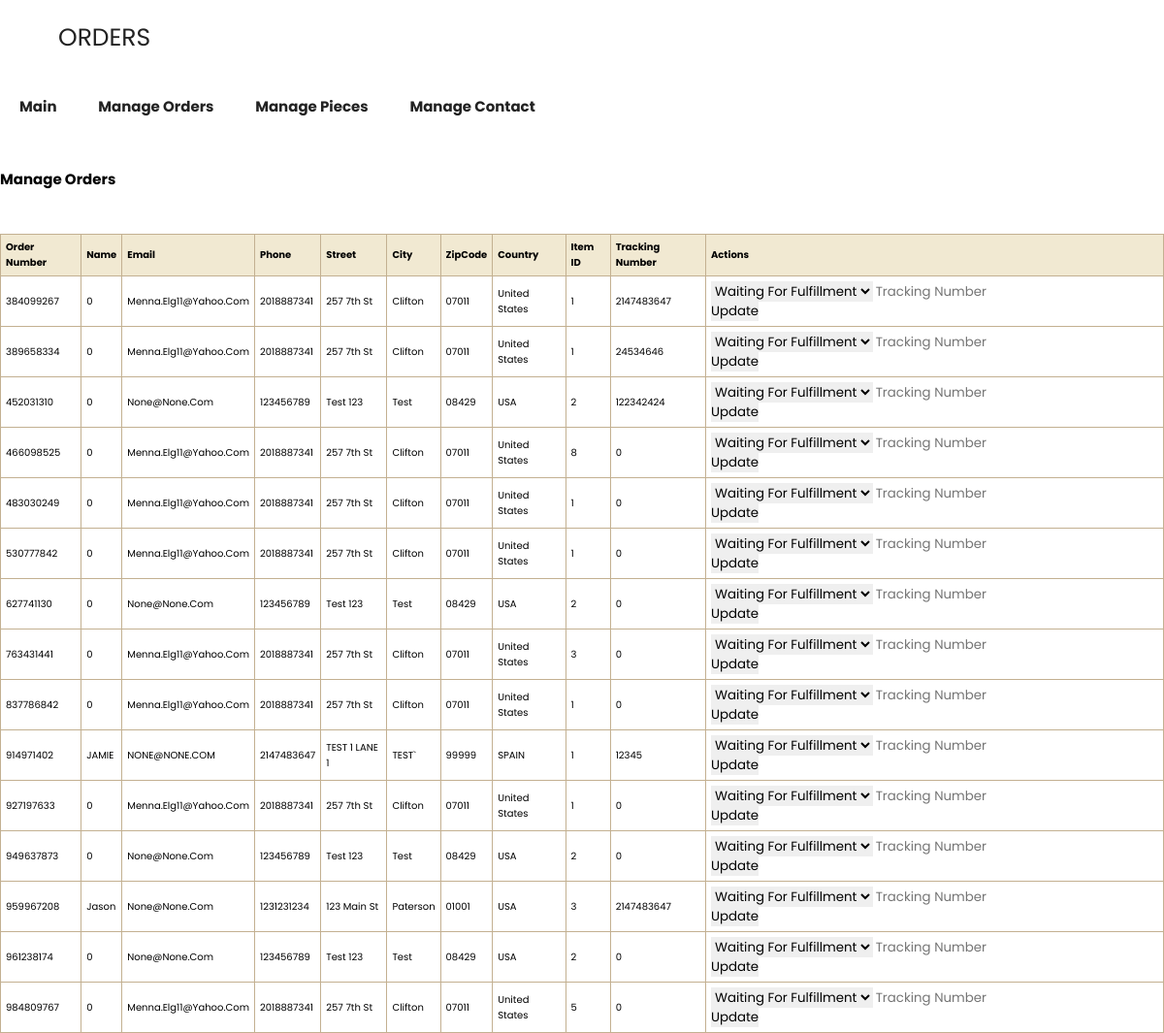
Page /Gallery/admin/manage_orders.php on the committed database.
### tables this page shows
CREATE TABLE `orders` (
  `order_number` int(11) NOT NULL,
  `name` varchar(50) NOT NULL,
  `email` text NOT NULL,
  `phone` int(11) NOT NULL,
  `street` text NOT NULL,
  `city` varchar(50) NOT NULL,
  `zip_code` varchar(50) NOT NULL,
  `country` varchar(50) NOT NULL,
  `card_type` varbinary(50) NOT NULL,
  `card_number` int(11) NOT NULL,
  `exp_date` int(10) NOT NULL,
  `cvv` int(5) NOT NULL,
  `item_id` int(11) NOT NULL,
  `tracking_number` int(11) NOT NULL
);

### Gallery/admin/manage_orders.php (the view, shortened to what this page needs)
<!DOCTYPE html>
<html lang="en">
<head>
    <link rel="stylesheet" href="../css/style.css">
</head>
<body>
<div>
<header>
<section class="header">
    <a href="admin.php" class="logo">ORDERS</a>
</header>
        <ul class="admin-nav">
            <li><a href="admin.php">Main</a></li>
            <li><a href="manage_orders.php">Manage Orders</a></li>
            <li><a href="manage_pieces.php">Manage Pieces</a></li>
            <li><a href="manage_contact.php">Manage Contact</a></li>
        </ul>
    </div>
    <br><br>
</body>
</html>
<?php
$servername = "localhost";
$username = "root";
$password = "";
$database = "shoppingcart";
try {
    $conn = new PDO("mysql:host=$servername;dbname=$database", $username, $password);
    $conn->setAttribute(PDO::ATTR_ERRMODE, PDO::ERRMODE_EXCEPTION);
} catch (PDOException $e) {
    echo "Connection failed: " . $e->getMessage();
    exit;
}
$stmt = $conn->query("SELECT * FROM orders");
$orders = $stmt->fetchAll(PDO::FETCH_ASSOC);
echo "<h2>Manage Orders</h2>";
echo "<table border='1' class='pieces-table'>";
echo "<tr>
<th>Order Number</th>
<th>Name</th>
<th>Email</th>
<th>Phone</th>
<th>Street</th>
<th>City</th>
<th>ZipCode</th>
<th>Country</th>
<th>Item ID</th>
<th>Tracking Number</th>
<th>Actions</th></tr>";
foreach ($orders as $order) {
    echo "<tr>";
    echo "<td>{$order['order_number']}</td>";
    echo "<td>{$order['name']}</td>";
    echo "<td>{$order['email']}</td>";
    echo "<td>{$order['phone']}</td>";
    echo "<td>{$order['street']}</td>";
    echo "<td>{$order['city']}</td>";
    echo "<td>{$order['zip_code']}</td>";
    echo "<td>{$order['country']}</td>";
    echo "<td>{$order['item_id']}</td>";
    echo "<td>{$order['tracking_number']}</td>";
    echo "<td>
            <form action='update_order.php' method='post'>
                <input type='hidden' name='order_number' value='{$order['order_number']}'>
                <select name='status'>
                    <option value='Waiting for Fulfillment'>Waiting for Fulfillment</option>
                    <option value='Shipped'>Shipped</option>
                    <option value='Rejected'>Rejected</option>
                </select>
                <input type='text' name='tracking_number' placeholder='Tracking Number'>
                <button type='submit'>Update</button>
            </form>
          </td>";
    echo "</tr>";
}
echo "</table>";
?>

### Gallery/css/style.css (style rules this page uses)
:root { --main-color:black; --black:#222; --white:#fff; --dark-bg:#c3b091; --light-bg: #f1e9d2; --text-shadow:0 1.5rem 3rem white; --light-french-beige: #c8ad7f; --french-beige: #a67b5b; }
* { font-family: 'Poppins', sans-serif; margin: 0; padding: 0; box-sizing: border-box; outline: none; border: none; text-decoration: none; text-transform: capitalize; }
html { font-size: 62.5%; overflow-x: hidden; }
section { padding: 5rem 10%; }
.header { position: sticky; top: 0; left: 0; right: 0; z-index: 1000; background-color: var(--white); display: flex; padding-top: 2rem; padding-bottom: 2rem; box-shadow: var(--box-shadow); align-items: center; justify-content: space-between; }
.header .logo { font-size: 2.5rem; color: var(--black); }
.pieces-table { width: 100%; border-collapse: collapse; margin-top: 1.3em; }
.pieces-table th, .pieces-table td { border: 0.1em solid var(--dark-bg); padding: 0.5em; text-align: left; }
.pieces-table th { background-color: var(--light-bg); }
.admin-nav { list-style: none; padding: 0; }
.admin-nav li { display: inline-block; margin: 2em; }
.admin-nav li a { text-decoration: none; color: var(--black); font-weight: bold; font-size: 1.5em; }
@media (max-width:1200px) { section { padding: 3rem 5%; } }

### rows in the picture
orders: order_number "384099267", name "0", email "Menna.elg11@yahoo.com", phone "2018887341", street "257 7th St", city "Clifton", zip_code "07011", country "United States", item "1", tracking_number "2147483647"
orders: order_number "389658334", name "0", email "Menna.elg11@yahoo.com", phone "2018887341", street "257 7th St", city "Clifton", zip_code "07011", country "United States", item "1", tracking_number "24534646"
orders: order_number "452031310", name "0", email "None@none.com", phone "123456789", street "Test 123", city "Test", zip_code "08429", country "USA", item "2", tracking_number "122342424"
orders: order_number "466098525", name "0", email "Menna.elg11@yahoo.com", phone "2018887341", street "257 7th St", city "Clifton", zip_code "07011", country "United States", item "8", tracking_number "0"
orders: order_number "483030249", name "0", email "Menna.elg11@yahoo.com", phone "2018887341", street "257 7th St", city "Clifton", zip_code "07011", country "United States", item "1", tracking_number "0"
orders: order_number "530777842", name "0", email "Menna.elg11@yahoo.com", phone "2018887341", street "257 7th St", city "Clifton", zip_code "07011", country "United States", item "1", tracking_number "0"
orders: order_number "627741130", name "0", email "None@none.com", phone "123456789", street "Test 123", city "Test", zip_code "08429", country "USA", item "2", tracking_number "0"
orders: order_number "763431441", name "0", email "Menna.elg11@yahoo.com", phone "2018887341", street "257 7th St", city "Clifton", zip_code "07011", country "United States", item "3", tracking_number "0"
orders: order_number "837786842", name "0", email "Menna.elg11@yahoo.com", phone "2018887341", street "257 7th St", city "Clifton", zip_code "07011", country "United States", item "1", tracking_number "0"
orders: order_number "914971402", name "JAMIE", email "NONE@NONE.COM", phone "2147483647", street "TEST 1 LANE 1", city "TEST`", zip_code "99999", country "SPAIN", item "1", tracking_number "12345"
orders: order_number "927197633", name "0", email "Menna.elg11@yahoo.com", phone "2018887341", street "257 7th St", city "Clifton", zip_code "07011", country "United States", item "1", tracking_number "0"
orders: order_number "949637873", name "0", email "None@none.com", phone "123456789", street "Test 123", city "Test", zip_code "08429", country "USA", item "2", tracking_number "0"
orders: order_number "959967208", name "Jason", email "None@none.com", phone "1231231234", street "123 Main St", city "Paterson", zip_code "01001", country "USA", item "3", tracking_number "2147483647"
orders: order_number "961238174", name "0", email "None@none.com", phone "123456789", street "Test 123", city "Test", zip_code "08429", country "USA", item "2", tracking_number "0"
orders: order_number "984809767", name "0", email "Menna.elg11@yahoo.com", phone "2018887341", street "257 7th St", city "Clifton", zip_code "07011", country "United States", item "5", tracking_number "0"
